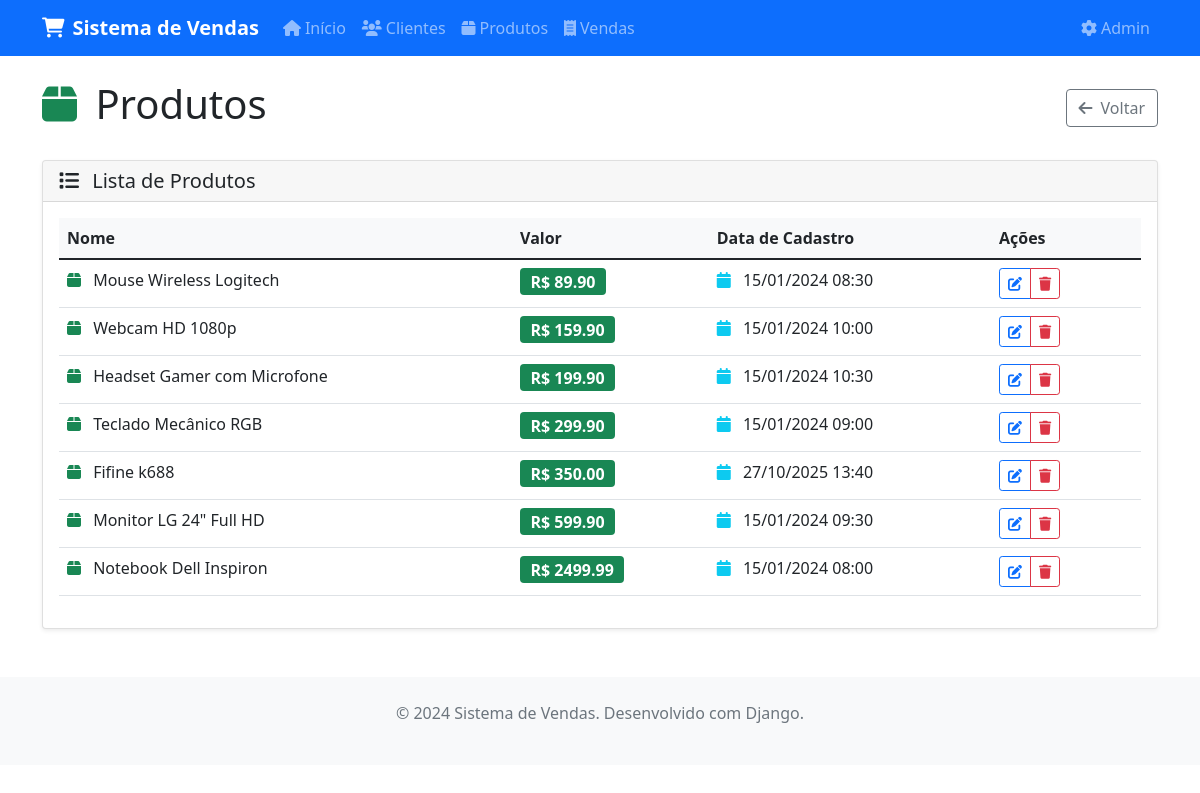
/vendas/produtos/, run on the app's committed database.
### vendas/models.py (models this page shows, shortened)
class Produto(models.Model):
    nome = models.CharField(max_length=200, verbose_name="Nome")
    valor = models.DecimalField(max_digits=10, decimal_places=2, verbose_name="Valor")
    data_cadastro = models.DateTimeField(auto_now_add=True, verbose_name="Data de Cadastro")
    class Meta:
        verbose_name = "Produto"
        verbose_name_plural = "Produtos"
        ordering = ['valor']

### vendas/views.py (the view)
# urls.py: path('produtos/', views.produto_list, name='produto_list'),
def produto_list(request):
    produtos_list = Produto.objects.all()
    paginator = Paginator(produtos_list, 10)
    page_number = request.GET.get('page')
    produtos = paginator.get_page(page_number)
    return render(request, 'vendas/produto_list.html', {'produtos': produtos})

### vendas/templates/vendas/produto_list.html (shortened to what this page needs)
{% extends 'vendas/base.html' %}
{% block content %}
<div class="row">
    <div class="col-12">
        <div class="d-flex justify-content-between align-items-center mb-4">
            <h1>
                <i class="fas fa-box text-success me-2"></i>
                Produtos
            </h1>
            <div>
                <a href="{% url 'vendas:home' %}" class="btn btn-outline-secondary">
                    <i class="fas fa-arrow-left me-2"></i>Voltar
                </a>
            </div>
        </div>
    </div>
</div>
<div class="row">
    <div class="col-12">
        <div class="card">
            <div class="card-header">
                <h5 class="mb-0">
                    <i class="fas fa-list me-2"></i>
                    Lista de Produtos
                </h5>
            </div>
            <div class="card-body">
                {% if produtos %}
                    <div class="table-responsive">
                        <table class="table table-hover">
                            <thead>
                                <tr>
                                    <th>Nome</th>
                                    <th>Valor</th>
                                    <th>Data de Cadastro</th>
                                    <th width="150">Ações</th>
                                </tr>
                            </thead>
                            <tbody>
                                {% for produto in produtos %}
                                <tr>
                                    <td>
                                        <i class="fas fa-box text-success me-2"></i>
                                        {{ produto.nome }}
                                    </td>
                                    <td>
                                        <span class="badge bg-success fs-6">
                                            R$ {{ produto.valor }}
                                        </span>
                                    </td>
                                    <td>
                                        <i class="fas fa-calendar text-info me-2"></i>
                                        {{ produto.data_cadastro|date:"d/m/Y H:i" }}
                                    </td>
                                    <td>
                                        <div class="btn-group" role="group">
                                            <a href="{% url 'vendas:produto_update' produto.pk %}"
                                               class="btn btn-sm btn-outline-primary"
                                               title="Editar produto">
                                                <i class="fas fa-edit"></i>
                                            </a>
                                            <a href="{% url 'vendas:produto_delete' produto.pk %}"
                                               class="btn btn-sm btn-outline-danger"
                                               title="Excluir produto">
                                                <i class="fas fa-trash"></i>
                                            </a>
                                        </div>
                                    </td>
                                </tr>
                                {% endfor %}
                            </tbody>
                        </table>
                    </div>
                {% endif %}
            </div>
        </div>
    </div>
</div>
{% endblock %}

### vendas/templates/vendas/base.html (style rules this page uses)
.card { box-shadow: 0 0.125rem 0.25rem rgba(0, 0, 0, 0.075); border: 1px solid rgba(0, 0, 0, 0.125); }
.table th { background-color: #f8f9fa; }

### data on the page
Produto: nome "Mouse Wireless Logitech", valor "89.90", data_cadastro "15/01/2024 08:30"
Produto: nome "Webcam HD 1080p", valor "159.90", data_cadastro "15/01/2024 10:00"
Produto: nome "Headset Gamer com Microfone", valor "199.90", data_cadastro "15/01/2024 10:30"
Produto: nome "Teclado Mecânico RGB", valor "299.90", data_cadastro "15/01/2024 09:00"
Produto: nome "Fifine k688", valor "350.00", data_cadastro "27/10/2025 13:40"
Produto: nome "Monitor LG 24\" Full HD", valor "599.90", data_cadastro "15/01/2024 09:30"
Produto: nome "Notebook Dell Inspiron", valor "2499.99", data_cadastro "15/01/2024 08:00"
